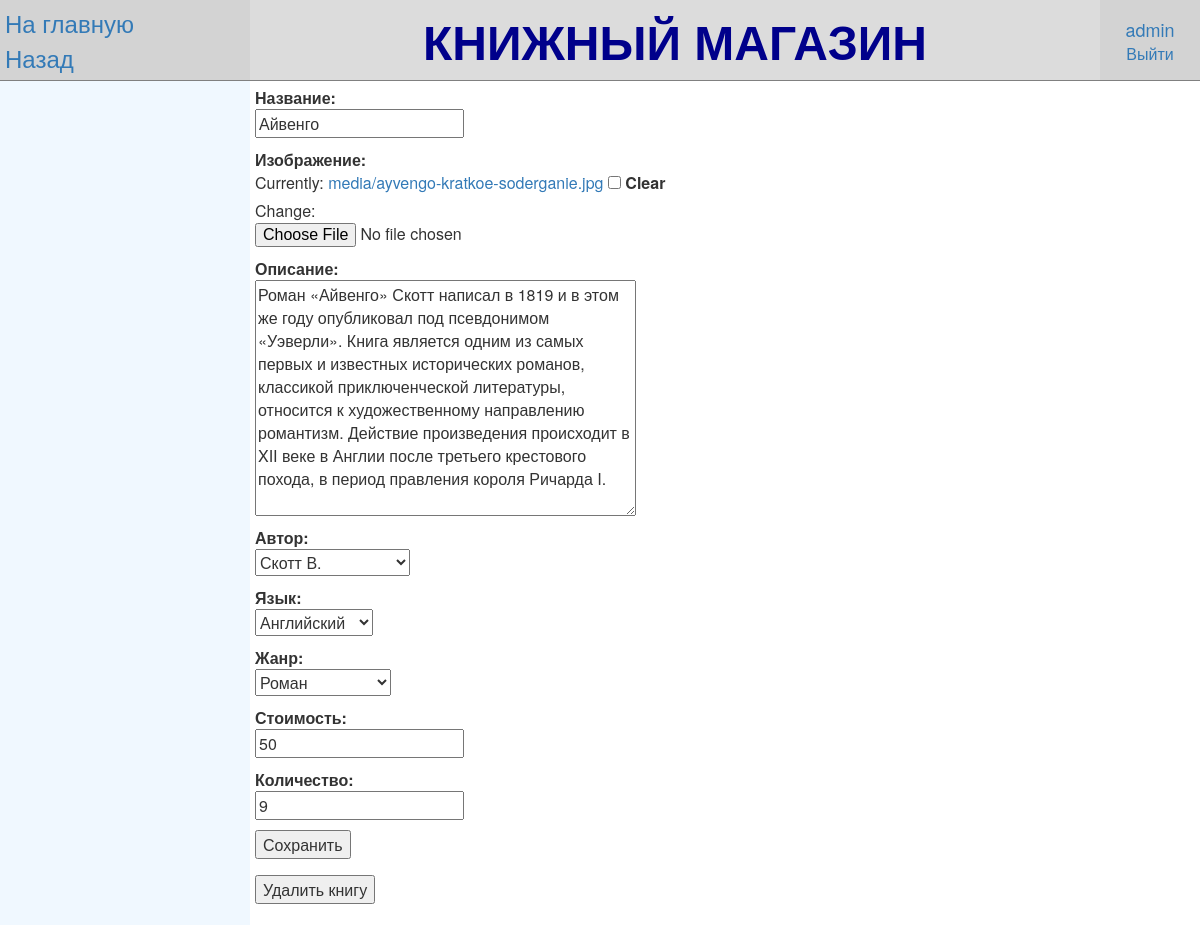
The app's page /book/26/update (signed in) with its own data.
### bookstore_app/models.py (models this page shows, shortened)
class Book (models.Model):
    LANG_CORT=(("ENG", "Английский"), ("DEU", "Немецкий"), ("FRA" ,"Французский"), ("RUS" ,"Русский"), ("ITA", "Итальянский"), ("SPA", "Испанский"), ("CHI", "Китайский"))
    GENR_CORT=((None, "---------"), ("Basnya", "Басня"), ("Povest", "Повесть"), ("Poema", "Поэма"), ("Proza", "Проза"), ("Pyesa", "Пьеса"), ("Rasskaz", "Рассказ"), ("Roman", "Роман"), ("Skazka", "Сказка"), ("Stix", "Стихотворение"))
    title=models.CharField(max_length=100, verbose_name="Название")
    image=models.ImageField(upload_to='media/', blank=True, null=True, verbose_name="Изображение")
    summary=models.TextField(max_length=500, blank=True, null=True, verbose_name="Описание")
    author=models.ForeignKey(Author, on_delete=models.SET_NULL, null=True, verbose_name="Автор")
    language=models.CharField(max_length=3, choices=sorted(LANG_CORT, key=lambda x: x[1] ), verbose_name="Язык")
    genre=models.CharField(max_length=20, choices=sorted(GENR_CORT, key=lambda x: x[1] ), verbose_name="Жанр")
    price=models.IntegerField(validators=[MinValueValidator(0), MaxValueValidator(2147483647)], null=True, verbose_name="Стоимость")
    count=models.IntegerField(validators=[MinValueValidator(0), MaxValueValidator(2147483647)], null=True, verbose_name="Количество")
    class Meta:
        ordering=["title"]

### bookstore_app/views.py (the view, shortened to what this page needs)
# urls.py: path('book/<int:pk>/update', views.BookEdit.as_view(), name='book_update'),
class BookEdit(PermissionRequiredMixin, generic.UpdateView):
    raise_exception=True
    permission_required='bookstore_app.change_book'
    model=Book
    template_name="book_edit.html"
    form_class=forms.modelform_factory(
        model=Book,
        fields='__all__',
        error_messages={
            'title': {
                'required': 'Поле обязательно для заполнения',
                'max_length': 'Слишком длинное название'
                },
            'summary': {'max_length': 'Слишком длинное описание'},
            'author': {'required': 'Поле обязательно для заполнения'},
            'genre': {'required': 'Поле обязательно для заполнения'},
            'language': {'required': 'Поле обязательно для заполнения'},
            'price': {
                'required': 'Поле обязательно для заполнения',
                'min_value': 'Некорректное значение',
                'max_value': 'Слишком большое число'
                },
            'count': {
                'required': 'Поле обязательно для заполнения',
                'min_value': 'Некорректное значение',
                'max_value': 'Слишком большое число'
                },
        })

### bookstore_app/models.py (called while the page is built)
    def __str__(self):
        if self.patronymic == None:
            return "{0} {1}.".format(self.surname, self.name[0])
        else:
            return "{0} {1}.{2}.".format(self.surname, self.name[0], self.patronymic[0])

### bookstore_app/templates/book_edit.html (shortened to what this page needs)
{%extends "base_template.html"%}
{%block view%}
    <form action="" method="post" enctype="multipart/form-data">
        {%for field in form%}
            <p><b>{{field.label}}:</b><br>{{field}}
            </p>
        {%endfor%}
    <input type="submit" value="Сохранить" />
    </form>
    <form action="{% url 'book_delete' book.id %}" method="post">
        <input type="submit" value="Удалить книгу" name="bookdelete"/>
    </form>
{%endblock%}

### bookstore_app/templates/base_template.html (shortened to what this page needs)
{% load static %}
<html>
    <head>
        <link rel="stylesheet" href="https://maxcdn.bootstrapcdn.com/bootstrap/3.3.7/css/bootstrap.min.css">
        <link rel="stylesheet" href="{% static 'css/styles.css' %}">
    </head>
    <body>
        <table width="100%" heigt="100%" frame="void" rules="rows">
            <tr bgcolor="Gainsboro">
                <td width="250" bgcolor="Lightgrey">
                    <a href="{% url 'index' %}"><font size="5">На главную</font></a><br>
                    <a href="{{request.META.HTTP_REFERER}}"><font size="5">Назад</font></a>
                </td>
                <td align="center" valign="middle">
                    <font size="10" color="DarkBlue"><b>КНИЖНЫЙ МАГАЗИН</b></font>
                </td>
                <td width="100" height="10" align="center" bgcolor="Lightgrey" >
                {%block login%}
                    {%if user.is_authenticated%}
                        {%if user.is_staff%}
                            <div><a href="/admin/"><font size="4">{{user.get_username}}</font></a></div>
                        {%endif%}
                        <a href="{% url 'logout' %}">Выйти</a>
                    {%else%}
                        <a href="{% url 'login' %}">Войти</a>
                        <a href="{% url 'register' %}">Регистрация</a>
                    {%endif%}
                {%endblock%}
                </td>
            </tr>
            <tr>
                <td height="100%" valign="top" bgcolor="AliceBlue">
                    <br>
                </td>
                <td colspan="2">
                    {%block view%}
                    {%endblock%}
                </td>
            </tr>
        </table>
    </body>
</html>

### bookstore_app/static/css/styles.css (style rules this page uses)
body { background-color:rgb(255, 255, 255); }
td { padding: 5px; }

### records on screen
Book: form "Айвенго" "Роман «Айвенго» Скотт написал в 1819 и в этом же году опубликовал под псевдонимом «Уэверли». Книга является одним из самых первых и известных исторических романов, классикой приключенческой литературы, относится к художественному направлению романтизм. Действие произведения происходит в XII веке в Англии после третьего крестового похода, в период правления короля Ричарда I." "Скотт В." "Английский" "Роман" "50" "9"

### other values on screen
{{ user.get_username }} "admin"
{{ field.label }} "Название" "Изображение" "Описание" "Автор" "Язык" "Жанр" "Стоимость" "Количество"
